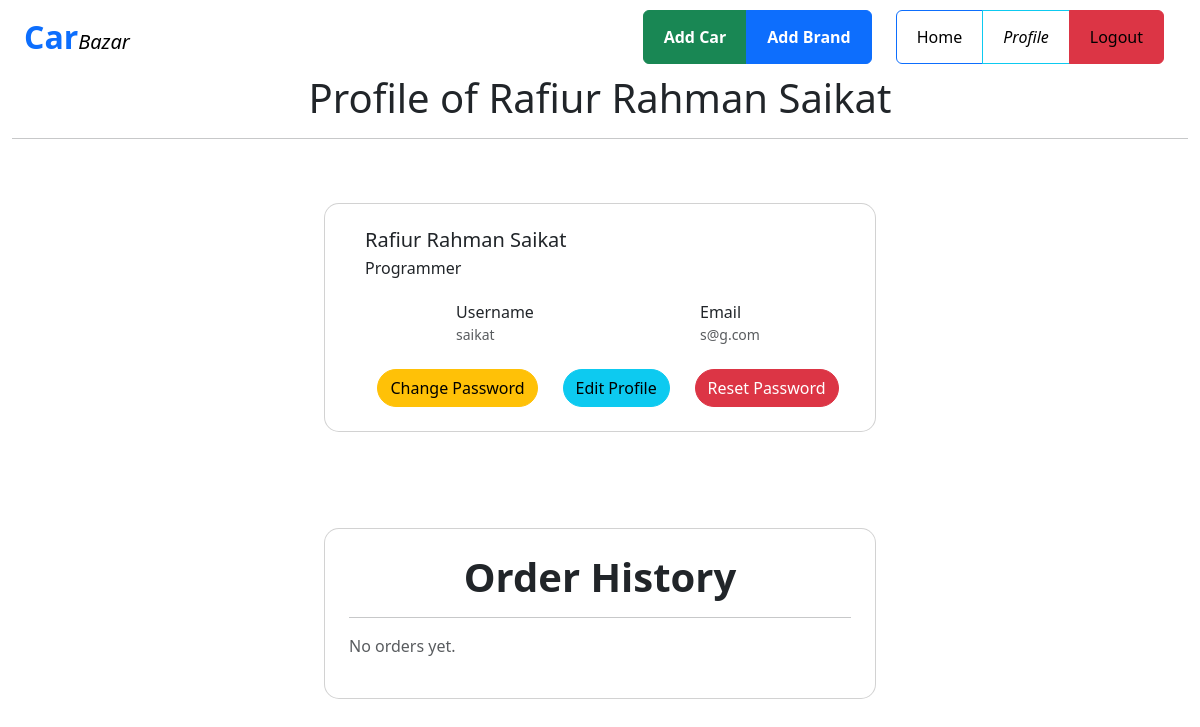
/account/profile/ (signed in), run on an earlier commit of the app's database.
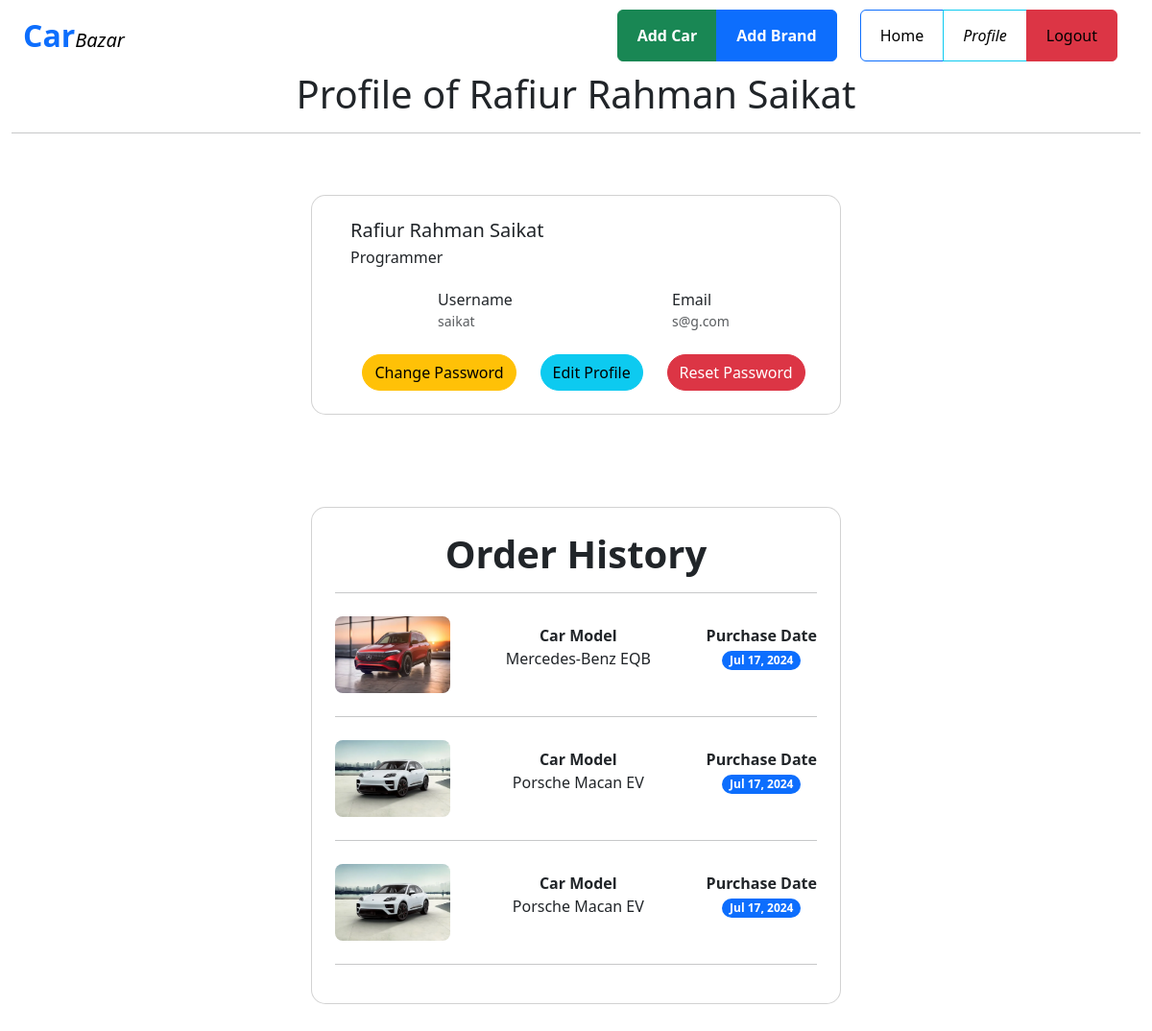
And on a later commit of the database.
### order/models.py (models this page shows, shortened)
class OrderModel(models.Model):
    user = models.ForeignKey(User, on_delete=models.CASCADE)
    car = models.ForeignKey(CarModel, on_delete=models.CASCADE)
    date_ordered = models.DateTimeField(auto_now_add=True)

### car/models.py (models this page shows)
class CarModel(models.Model):
    brand = models.ForeignKey(
        BrandModel, on_delete=models.CASCADE, related_name="carbrand"
    )
    title = models.CharField(max_length=200)
    description = models.TextField()
    price = models.DecimalField(max_digits=10, decimal_places=2)
    quantity = models.PositiveIntegerField(default=0)
    image = models.ImageField(upload_to="cars/")
    def __str__(self):
        return self.title

### account/views.py (the view)
# urls.py: path("profile/", views.profile, name="profile"),
def profile(request):
    if request.user.is_authenticated:
        orders = OrderModel.objects.filter(user=request.user)
        return render(
            request,
            "profile.html",
            {
                "user": request.user,
                "orders": orders,
            },
        )
    else:
        return redirect("login")

### account/templates/profile.html (shortened to what this page needs)
{% extends 'base.html' %}
{% block content %}
  <h1 class="text-center und">Profile of {{ user.first_name|title }} {{ user.last_name|title }}</h1><hr />
  <section class="w-100 px-4 py-5">
    <div class="row d-flex justify-content-center">
      <div class="col col-md-9 col-lg-7 col-xl-6">
        <div class="card" style="border-radius: 15px;">
          <div class="card-body p-4">
            <div class="d-flex">
              <div class="flex-grow-1 ms-3">
                <h5 class="mb-1">{{ user.first_name|title }} {{ user.last_name|title }}</h5>
                <p class="mb-2 pb-1">Programmer</p>
                <div class="d-flex justify-content-around rounded-3 p-2 mb-2">
                  <div>
                    <p class="mb-0">Username</p>
                    <p class="small text-muted mb-1">{{ user.username }}</p>
                  </div>
                  <div>
                    <p class="mb-0">Email</p>
                    <p class="small text-muted mb-1">{{ user.email }}</p>
                  </div>
                </div>
                <div class="d-flex pt-1 justify-content-around">
                  <a class="btn btn-warning rounded-pill" href="{% url 'change_pass' %}">Change Password</a>
                  <a class="btn btn-info rounded-pill" href="{% url 'edit_profile' %}">Edit Profile</a>
                  <a class="btn btn-danger rounded-pill" href="{% url 'forget_password' %}">Reset Password</a>
                </div>
              </div>
            </div>
          </div>
        </div>
      </div>
    </div>
  </section>
  <section class="w-100 px-4 py-5">
    <div class="row d-flex justify-content-center">
      <div class="col col-md-9 col-lg-7 col-xl-6">
        <div class="card" style="border-radius: 15px;">
          <div class="card-body p-4">
            <h5 class="mb-3 fw-bold fs-1 text-center">Order History</h5>
            <hr />
            {% if orders %}
              <ul class="list-group">
                {% for order in orders %}
                  <div class="d-flex justify-content-between align-items-center my-2">
                    <img style="height: 10vh;width: 10vw; " class="rounded-3" src="{{ order.car.image.url }}" alt="{{ order.car.image.url }}" />
                    <strong class="text-center">Car Model <br /> <p class="fw-normal">{{ order.car }}</p></strong>
                    <strong class="text-center">Purchase Date <br /> <p class="badge bg-primary rounded-pill">{{ order.date_ordered|date:'M d, Y' }}</p></strong>
                  </div>
                  <hr />
                {% endfor %}
              </ul>
            {% else %}
              <p class="text-muted">No orders yet.</p>
            {% endif %}
          </div>
        </div>
      </div>
    </div>
  </section>
{% endblock %}

### templates/base.html (shortened to what this page needs)
<!DOCTYPE html>
<html lang="en">
  <head>
    <link href="https://cdn.jsdelivr.net/npm/bootstrap@5.3.3/dist/css/bootstrap.min.css" rel="stylesheet" />
  </head>
  <body class="container-fluid">
    <nav class="navbar navbar-expand-lg">
      <div class="container-fluid">
        <a class="navbar-brand" href="{% url 'home' %}"><span class="fs-2 fw-bold text-primary">Car</span><span class="fst-italic">Bazar</span></a>
      </div>
      <ul class="navbar-nav me-auto mb-2 mb-lg-0 gap-4">
        {% if user.is_authenticated %}
          <div class="btn-group">
            <button type="button" class="btn btn-success"><a class="nav-link active text-white text-nowrap fw-semibold" href="{% url 'add_car' %}">Add Car</a></button>
            <button type="button" class="btn btn-primary"><a class="nav-link active text-white text-nowrap fw-semibold" href="{% url 'add_brand' %}">Add Brand</a></button>
          </div>
        {% endif %}
      </ul>
      <div class="collapse navbar-collapse px-4" id="navbarSupportedContent">
        <ul class="navbar-nav me-auto mb-2 mb-lg-0 gap-4">
          {% if user.is_authenticated %}
            <div class="btn-group" role="group">
              <button type="button" class="btn btn-outline-primary"><a class="nav-link active" href="{% url 'home' %}">Home</a></button>
              <button type="button" class="btn btn-outline-info"><a class="nav-link active fst-italic" href="{% url 'profile' %}">Profile</a></button>
              <button type="button" class="btn btn-danger"><a class="nav-link active" href="{% url 'logout' %}">Logout</a></button>
            </div>
          {% endif %}
        </ul>
      </div>
    </nav>
    {% block content %}{% endblock %}
  </body>
</html>

What changed in the data, as far as the page shows it:
added OrderModel: car.image (picture), car "Mercedes-Benz EQB", date_ordered "Jul 17, 2024"
added OrderModel: car.image (picture), car "Porsche Macan EV", date_ordered "Jul 17, 2024"
added OrderModel: car.image (picture), car "Porsche Macan EV", date_ordered "Jul 17, 2024"
Also different on the page:
text no longer shown: "No orders yet."
